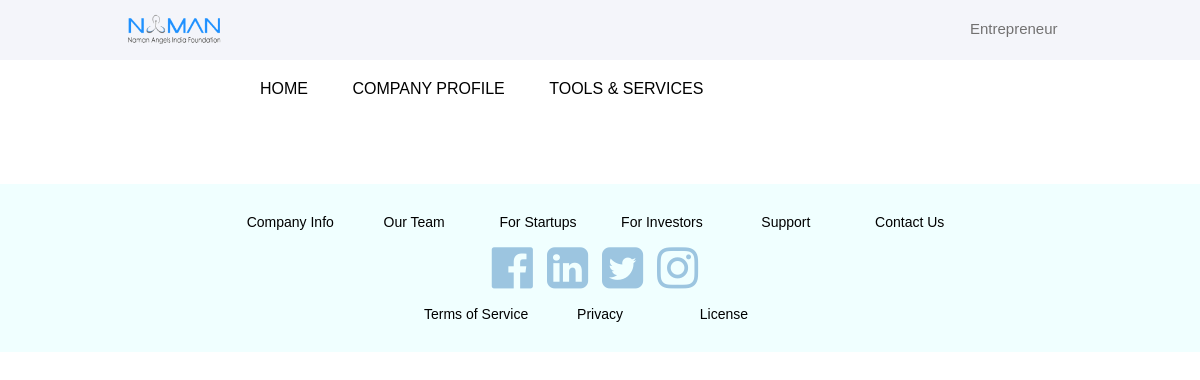
/StartUp/Tools/index.php, run on an earlier commit of the app's database.
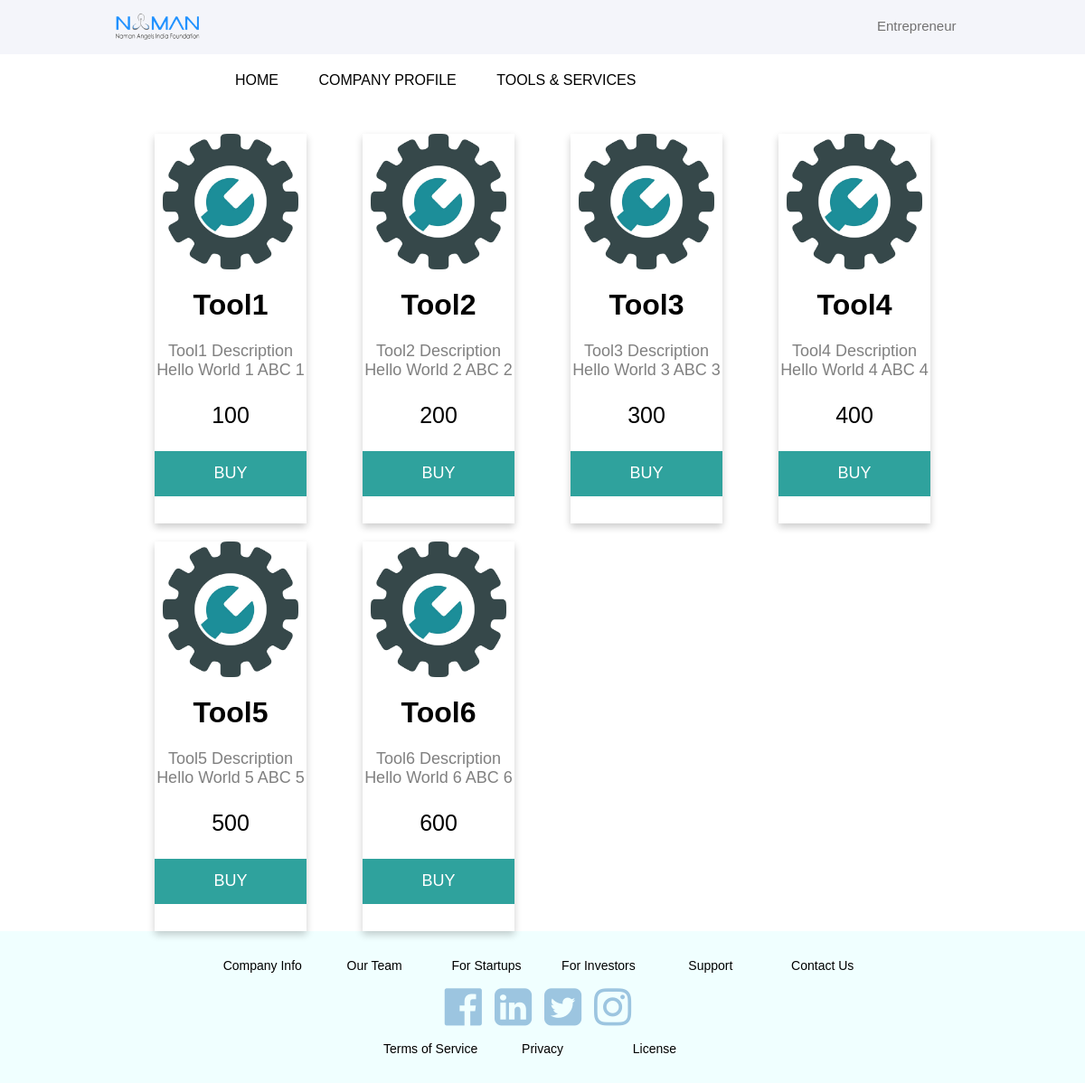
And on a later commit of the database.
### tables this page shows
CREATE TABLE `tools` (
  `tool_id` int(50) NOT NULL,
  `tl_name` varchar(200) NOT NULL,
  `tl_img` varchar(200) NOT NULL,
  `tl_cost` varchar(200) NOT NULL,
  `tl_desc` varchar(200) NOT NULL
);

### StartUp/Tools/index.php (the view, shortened to what this page needs)
<?php
	require '../../server.php';
?>
<html>
    <head>
        <link rel="stylesheet" href="https://cdnjs.cloudflare.com/ajax/libs/font-awesome/4.7.0/css/font-awesome.min.css">
        <link rel="stylesheet" href="css/tools.css" type="text/css">
    </head>
    <body>
			<?php require '../include/header/stp_db.php'; ?>
			<?php require '../include/nav/nav.php'; ?>
        <div class="container">
					<?php
					$qu = "SELECT * FROM tools;";
					$results = mysqli_query($db, $qu);
					while($row = mysqli_fetch_array($results)){
							echo '<div class="card">';
							echo '<img src='.$row['tl_img'].' alt="John">';
										echo '<h1>'.$row['tl_name'].'</h1>';
									echo '<p class="title">'.$row['tl_desc'].'</p>';
									echo '<p class="price">'.$row['tl_cost'].'</p>';
									echo "<a href='#' target='_blank'>
									<button type='submit' name='subinv' class='pricebtn' value='Price' action='index.php'>BUY</button></a>";
							echo '</div>';
					}
					?>
					<br>
					<br>
		</div>
				<?php include '../../include/footer/footer.php'; ?>
    </body>
</html>

### StartUp/include/header/stp_db.php (shortened to what this page needs)
<head>
    <link rel="stylesheet" href="https://cdnjs.cloudflare.com/ajax/libs/font-awesome/4.7.0/css/font-awesome.min.css">
    <link type="text/css" rel="stylesheet" href="/NamanAngels/css/navbar.css">
</head>
<body>
  <div class="topnav">
    <div class="toplogo1">
       <center><img src="/NamanAngels/img/HeaderLogo.png" style="height:50px;width:135px; margin: 5px;"></center>
    </div>
      <div class="dropdown">
          <button class="dropbtn">Entrepreneur</button>
      </div>
    </div>
</body>

### StartUp/include/nav/nav.php
<head>
    <link rel="stylesheet" type="text/css" href="/NamanAngels/StartUp/css/stroke.css">
</head>
<body>
    <div class="item2">
        <nav id="mainNav" class="stroke">
        <ul>
            <li><a href="/NamanAngels/StartUp/index.php">HOME</a></li>
            <li><a href="/NamanAngels/StartUp/DB/index.php">COMPANY PROFILE</a></li>
            <li><a href="/NamanAngels/StartUp/Tools/index.php">TOOLS & SERVICES</a></li>
        </ul>
        </nav>
    </div>
</body>

### include/footer/footer.php (shortened to what this page needs)
<head>
    <link rel="stylesheet" href="https://cdnjs.cloudflare.com/ajax/libs/font-awesome/4.7.0/css/font-awesome.min.css">
</head>
<body>
    <div class="foot">
        <center>
            <br>
            <p>
                <span class="spa">
                  <a href="/NamanAngels/include/about/about.php#cinf" class="foota1">Company Info</a>
                </span>
                <span class="spa">
                  <a href="/NamanAngels/include/about/team.php" class="foota1"> Our Team</a>
                </span>
                <span class="spa">
                  <a href="/NamanAngels/include/about/about.php#fstp" class="foota1">For Startups</a>
                </span>
                <span class="spa">
                  <a href="/NamanAngels/include/about/about.php#finv" class="foota1">For Investors</a>
                </span>
                <span class="spa">
                  <a href="/NamanAngels/include/about/about.php#cont" class="foota1"> Support </a>
                </span>
                <span class="spa">
                  <a href="/NamanAngels/include/about/about.php#cont" class="foota1"> Contact Us</a>
                </span>
            </p>
            <i class="fa fa-facebook-official" id="icon"></i>
            <i class="fa fa-linkedin-square" id="icon"></i>
            <i class="fa fa-twitter-square" id="icon"></i>
            <i class="fa fa-instagram" id="icon"></i>
            <br>
            <p>
                <span class="spa">
                  <a class="foota2" href="#">Terms of Service </a>
                </span>
                <span class="spa">
                  <a class="foota2" href="#"> Privacy </a>
                </span>
                <span class="spa">
                  <a class="foota2" href="#" > License </a>
                </span>
            </p><br>
        </center>
    </div>
</body>

### StartUp/Tools/css/tools.css (style rules this page uses)
body { margin: 0px; padding: 0px; }
.container { display: grid; grid-template-columns: 1fr 1fr 1fr 1fr; grid-auto-rows: auto; grid-gap: 20px; text-align: center; margin-left: 150px; margin-right: 150px; margin-top: 50px; }
.pricebtn { border: none; outline: 0; display: inline-block; padding: 8px; color: white; background-color: #2fa29d; text-align: center; cursor: pointer; width: 100%; font-size: 18px; height: 50px; }
.card { box-shadow: 0 4px 8px 0 rgba(0, 0, 0, 0.2); margin: auto; width: 80%; min-height: 250px; text-align: center; font-family: arial; padding-bottom: 30px; }
.card img { width: 150px; height: 150px; }
.title { color: grey; font-size: 18px; }
.price { text-decoration: bold; font-size: 25px; }

### css/navbar.css (style rules this page uses)
body { margin: 0px; padding: 0px; }
.topnav { grid-column: span 12; display: grid; grid-template-columns:repeat(24,1fr); overflow: hidden; background-color: #F4F5FA; }
.toplogo1 { grid-column: 3/6; }
.dropbtn { background-color: #F4F5FA; color: #727171; padding: 20px; font-size: 15px; border: none; }
.dropdown { position: relative; display: inline-block; grid-column: 20/23; }

### StartUp/css/stroke.css (style rules this page uses)
#mainNav { background-color:white; font-family:"arial"; text-align:left; }
#mainNav ul { list-style: none; margin:0; text-align:left; margin-left: 200px; }
#mainNav ul li { display: inline-block; display:inline; margin: 20px; text-align:center; }
#mainNav ul li a { padding-bottom: 10px; text-decoration: none; color: black; text-align:center; }
#mainNav ul li a, #mainNav ul li a:after, #mainNav ul li a:before { transition: all .5s; }
#mainNav.stroke ul li a { position: relative; }
#mainNav.stroke ul li a:after, #mainNav ul li a:after { position: absolute; bottom: 0; left: 0; right: 0; margin: auto; width: 0%; content: '.'; color: transparent; background:#0A2B40; height: 1px; }
#mainNav ul li a { transition: all 1s; }
#mainNav ul li a:after { text-align: left; content: '.'; margin: 0; opacity: 0; }
.item2 { margin-top: 20px; width:100%; }

### include/footer/footer.php (style rules this page uses)
.foot { font-family:Arial; font-size: 14px; background-color:azure; margin:0 0; padding:0; }
.spa a { text-decoration: none; color:black; }
.spa { display: inline-block; width: 120px; }
#icon { display: inline-block; font-size: 48px; color:#9cc5e0; margin-right:10px; }

What changed in the data, as far as the page shows it:
added tools: tl_img (picture), tl_name "Tool1", tl_desc "Tool1 Description Hello World 1 ABC 1", tl_cost "100"
added tools: tl_img (picture), tl_name "Tool2", tl_desc "Tool2 Description Hello World 2 ABC 2", tl_cost "200"
added tools: tl_img (picture), tl_name "Tool3", tl_desc "Tool3 Description Hello World 3 ABC 3", tl_cost "300"
added tools: tl_img (picture), tl_name "Tool4", tl_desc "Tool4 Description Hello World 4 ABC 4", tl_cost "400"
added tools: tl_img (picture), tl_name "Tool5", tl_desc "Tool5 Description Hello World 5 ABC 5", tl_cost "500"
added tools: tl_img (picture), tl_name "Tool6", tl_desc "Tool6 Description Hello World 6 ABC 6", tl_cost "600"
